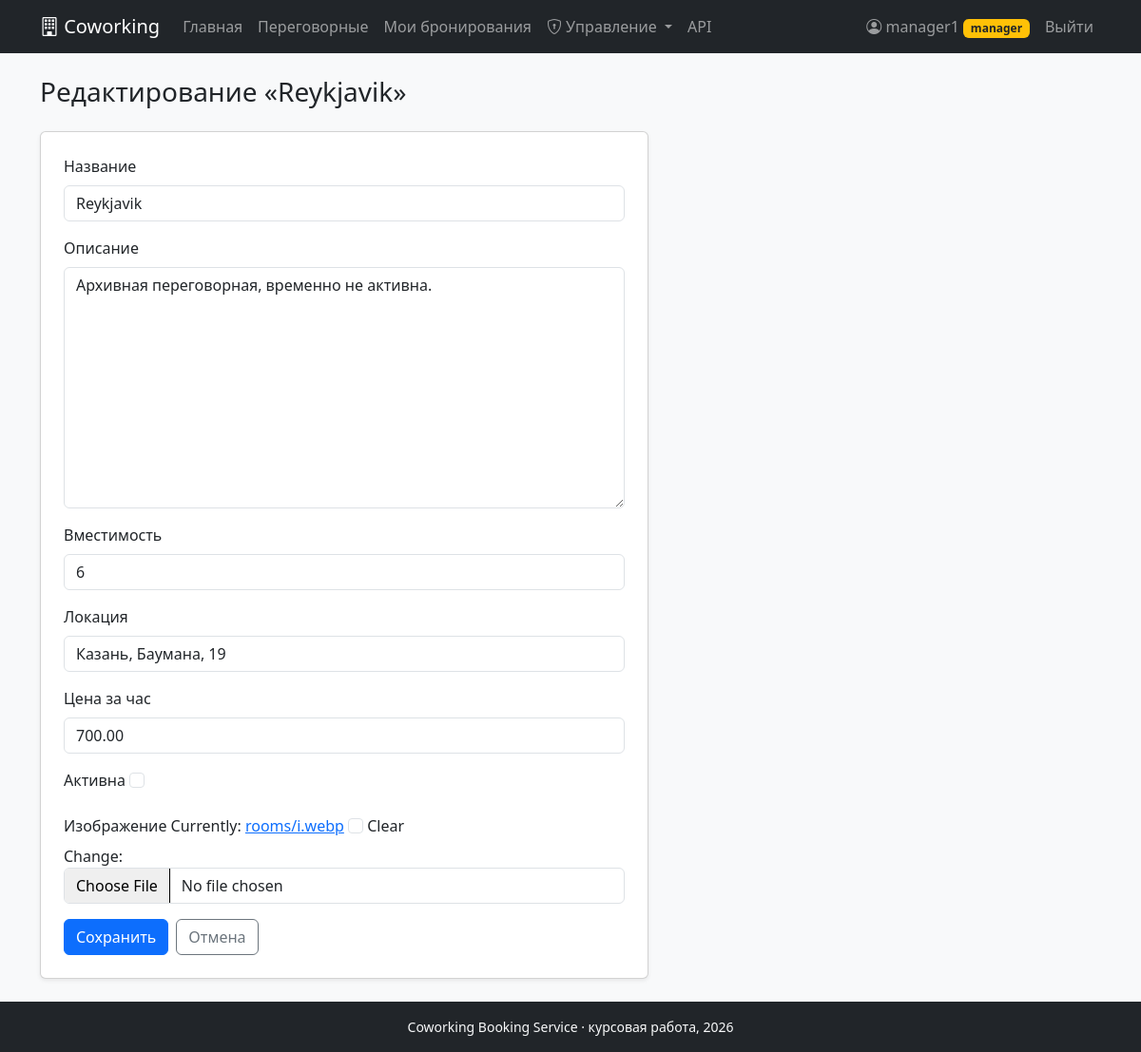
Page /manage/rooms/5/edit/ (signed in) on the committed database.
### rooms/models.py (models this page shows, shortened)
class Room(models.Model):
    title = models.CharField(max_length=100, verbose_name='Название')
    description = models.TextField(blank=True, verbose_name='Описание')
    capacity = models.PositiveIntegerField(verbose_name='Вместимость')
    location = models.CharField(
        max_length=255,
        blank=True,
        default='',
        verbose_name='Локация',
    )
    price_per_hour = models.DecimalField(
        max_digits=10,
        decimal_places=2,
        default=0,
        verbose_name='Цена за час',
    )
    is_active = models.BooleanField(default=True, verbose_name='Активна')
    image = models.ImageField(
        upload_to='rooms/',
        blank=True,
        null=True,
        verbose_name='Изображение',
    )
    created_at = models.DateTimeField(auto_now_add=True, verbose_name='Создана')
    class Meta:
        verbose_name = 'Переговорная'
        verbose_name_plural = 'Переговорные'
        ordering = ['-created_at']

### rooms/views.py (the view)
# urls.py: path('manage/rooms/<int:pk>/edit/', views.room_update, name='room_update'),
@manager_required
def room_update(request, pk):
    room = get_object_or_404(Room, pk=pk)
    if request.method == 'POST':
        form = RoomForm(request.POST, request.FILES, instance=room)
        if form.is_valid():
            form.save()
            messages.success(request, 'Переговорная обновлена.')
            return redirect('manage_rooms')
    else:
        form = RoomForm(instance=room)
    return render(request, 'rooms/room_form.html', {'form': form, 'room': room})

### rooms/forms.py
class RoomForm(forms.ModelForm):
    class Meta:
        model = Room
        fields = ['title', 'description', 'capacity', 'location', 'price_per_hour', 'is_active', 'image']

### rooms/permissions.py (called while the page is built)
def manager_required(view_func):
    @wraps(view_func)
    @login_required
    def _wrapped(request, *args, **kwargs):
        profile = getattr(request.user, 'profile', None)
        if profile is None or not profile.is_manager:
            raise PermissionDenied('Требуется роль менеджера или администратора.')
        return view_func(request, *args, **kwargs)
    return _wrapped

### users/models.py (called while the page is built)
    @property
    def is_manager(self) -> bool:
        return self.role in (self.ROLE_MANAGER, self.ROLE_ADMIN)

### templates/rooms/room_form.html (shortened to what this page needs)
{% extends 'base.html' %}
{% block content %}
<h1 class="h3 mb-4">{% if room %}Редактирование «{{ room.title }}»{% else %}Новая переговорная{% endif %}</h1>
<form method="post" enctype="multipart/form-data" class="card shadow-sm p-4 bg-white" style="max-width:640px">
    {% for field in form %}
        <div class="mb-3">
            <label class="form-label">{{ field.label }}</label>
            {{ field }}
        </div>
    {% endfor %}
    <div class="d-flex gap-2">
        <button type="submit" class="btn btn-primary">Сохранить</button>
        <a href="{% url 'manage_rooms' %}" class="btn btn-outline-secondary">Отмена</a>
    </div>
</form>
{% endblock %}

### templates/base.html (shortened to what this page needs)
{% load static %}
<!DOCTYPE html>
<html lang="ru">
<head>
    <link href="https://cdn.jsdelivr.net/npm/bootstrap@5.3.3/dist/css/bootstrap.min.css" rel="stylesheet">
    <link href="https://cdn.jsdelivr.net/npm/bootstrap-icons@1.11.3/font/bootstrap-icons.css" rel="stylesheet">
</head>
<body class="d-flex flex-column min-vh-100 bg-light">
<nav class="navbar navbar-expand-lg navbar-dark bg-dark">
    <div class="container">
        <a class="navbar-brand" href="{% url 'home' %}">
            <i class="bi bi-building"></i> Coworking
        </a>
        <div class="collapse navbar-collapse" id="nav">
            <ul class="navbar-nav me-auto">
                <li class="nav-item">
                    <a class="nav-link" href="{% url 'home' %}">Главная</a>
                </li>
                <li class="nav-item">
                    <a class="nav-link" href="{% url 'room_list' %}">Переговорные</a>
                </li>
                {% if user.is_authenticated %}
                    <li class="nav-item">
                        <a class="nav-link" href="{% url 'my_bookings' %}">Мои бронирования</a>
                    </li>
                    {% if user.profile.is_manager %}
                        <li class="nav-item dropdown">
                            <a class="nav-link dropdown-toggle" href="#" data-bs-toggle="dropdown" role="button">
                                <i class="bi bi-shield-lock"></i> Управление
                            </a>
                        </li>
                    {% endif %}
                {% endif %}
                <li class="nav-item">
                    <a class="nav-link" href="/api/docs/">API</a>
                </li>
            </ul>
            <ul class="navbar-nav">
                {% if user.is_authenticated %}
                    <li class="nav-item">
                        <a class="nav-link" href="{% url 'profile' %}">
                            <i class="bi bi-person-circle"></i> {{ user.username }}
                            {% if user.profile.role == 'admin' %}
                                <span class="badge bg-danger">admin</span>
                            {% elif user.profile.role == 'manager' %}
                                <span class="badge bg-warning text-dark">manager</span>
                            {% else %}
                                <span class="badge bg-info text-dark">user</span>
                            {% endif %}
                        </a>
                    </li>
                    <li class="nav-item">
                        <form method="post" action="{% url 'logout' %}" class="d-inline">
                            <button type="submit" class="btn btn-link nav-link">Выйти</button>
                        </form>
                    </li>
                {% endif %}
            </ul>
        </div>
    </div>
</nav>
<main class="container py-4 flex-grow-1">
    {% block content %}{% endblock %}
</main>
<footer class="bg-dark text-light py-3 mt-auto">
    <div class="container text-center small">
        <span>Coworking Booking Service &middot; курсовая работа, 2026</span>
    </div>
</footer>
</body>
</html>

### rows in the picture
Room: title "Reykjavik", form "Reykjavik" "Архивная переговорная, временно не активна." "6" "Казань, Баумана, 19" "700.00"

### other values in the picture
{{ user.username }} "manager1"
{{ field.label }} "Название" "Описание" "Вместимость" "Локация" "Цена за час" "Активна" "Изображение"
